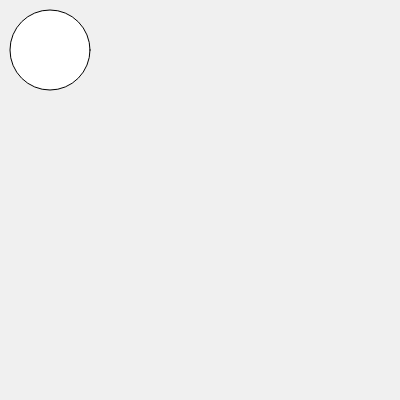
Frame 1 (no input)
Frame 60 (no input): identical to frame 1, image omitted
Frame 120 (the mouse pressed at the canvas centre since frame 60): identical to frame 1, image omitted

The p5.js sketch that drew this single still picture (run headless with seeded random() and noise() and a simulated clock; from frame 60 on, the mouse is pressed at the canvas centre):

// p5.js sketch
// ── sketch.js
function setup() {
  createCanvas(400, 400);
}

function draw() {
  background(240);
  ellipse(50, 50, 80, 80);
}
